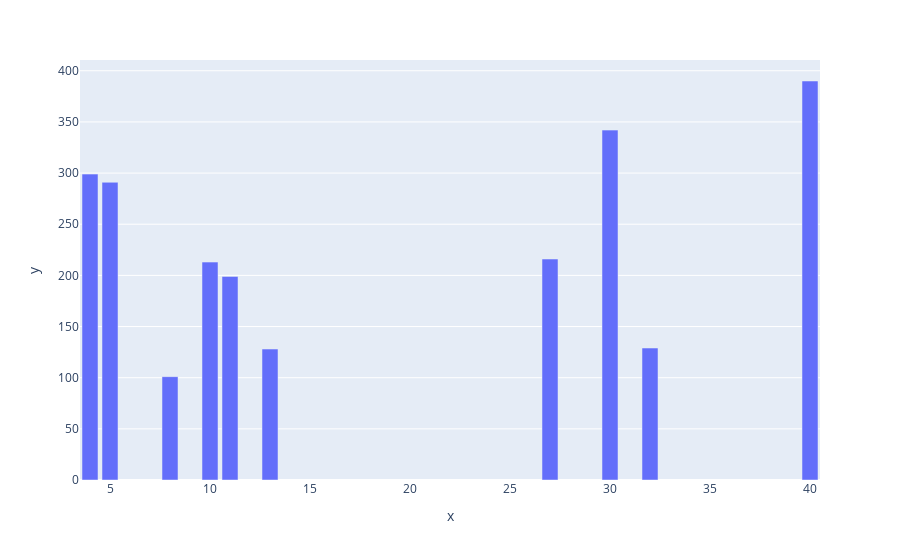

Notebook cell for this chart:
### Code cell
import plotly.express as px
x = np.array(random.sample(range(1, 50), 10))
y = np.array(random.sample(range(100, 500), 10))
fig = px.bar(x=x, y=y)
fig.show()

### Figure 1 — Plotly figure (JSON) as saved in the notebook; plotly's stock layout.template omitted (floating-point values rounded to 4 significant figures)
{"data": [{"hovertemplate": "x=%{x}<br>y=%{y}<extra></extra>", "legendgroup": "", "marker": {"color": "#636efa", "pattern": {"shape": ""}}, "name": "", "orientation": "v", "showlegend": false, "textposition": "auto", "type": "bar", "x": [30, 13, 5, 27, 32, 10, 40, 11, 4, 8], "xaxis": "x", "y": [342, 128, 291, 216, 129, 213, 390, 199, 299, 101], "yaxis": "y"}], "layout": {"barmode": "relative", "legend": {"tracegroupgap": 0}, "margin": {"t": 60}, "xaxis": {"anchor": "y", "domain": [0, 1], "title": {"text": "x"}}, "yaxis": {"anchor": "x", "domain": [0, 1], "title": {"text": "y"}}}}
